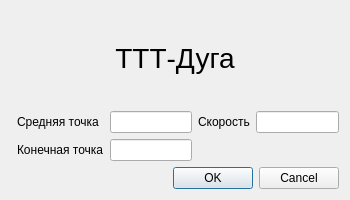
<?xml version="1.0" encoding="UTF-8"?>
<ui version="4.0">
 <class>SMLTTTArcDialog</class>
 <widget class="QDialog" name="SMLTTTArcDialog">
  <property name="geometry">
   <rect>
    <x>0</x>
    <y>0</y>
    <width>350</width>
    <height>200</height>
   </rect>
  </property>
  <property name="windowTitle">
   <string>ТТТ-Дуга</string>
  </property>
  <property name="toolTip">
   <string>&lt;html&gt;&lt;head/&gt;&lt;body&gt;&lt;p align=&quot;justify&quot;&gt;&lt;span style=&quot; font-family:'-webkit-standard'; font-size:12pt; color:#000000;&quot;&gt;Быстрая клавиша &lt;/span&gt;&lt;span style=&quot; font-family:'-webkit-standard'; font-size:12pt; color:#3300ff;&quot;&gt;Shift+2 &lt;/span&gt;&lt;span style=&quot; font-family:'-webkit-standard'; font-size:12pt; color:#000000;&quot;/&gt;&lt;span style=&quot; font-family:'-webkit-standard'; font-size:12pt; color:#000000;&quot;&gt;TTТ ДУГА [&lt;/span&gt;&lt;span style=&quot; font-family:'-webkit-standard'; font-size:12pt; font-weight:600; color:#000000;&quot;&gt;ТН, ТС, ТК,&lt;/span&gt;&lt;span style=&quot; font-family:'-webkit-standard'; font-size:12pt; color:#000000;&quot;&gt;(&lt;/span&gt;&lt;span style=&quot; font-family:'-webkit-standard'; font-size:12pt; font-style:italic; color:#000000;&quot;&gt;СКОРОСТЬ&lt;/span&gt;&lt;span style=&quot; font-family:'-webkit-standard'; font-size:12pt; color:#000000;&quot;&gt;)] &lt;/span&gt;&lt;span style=&quot; font-family:'-webkit-standard'; font-size:12pt; color:#000000;&quot;/&gt;&lt;span style=&quot; font-family:'-webkit-standard'; font-size:12pt; color:#000000;&quot;&gt;Перемещение по дуге по трем точкам в пространстве. &lt;/span&gt;&lt;span style=&quot; font-family:'-webkit-standard'; font-size:12pt; color:#000000;&quot;/&gt;&lt;span style=&quot; font-family:'-webkit-standard'; font-size:12pt; font-weight:600; color:#000000;&quot;&gt;ТН&lt;/span&gt;&lt;span style=&quot; font-family:'-webkit-standard'; font-size:12pt; color:#000000;&quot;&gt; – точка начальная. &lt;/span&gt;&lt;span style=&quot; font-family:'-webkit-standard'; font-size:12pt; color:#000000;&quot;/&gt;&lt;span style=&quot; font-family:'-webkit-standard'; font-size:12pt; font-weight:600; color:#000000;&quot;&gt;ТС&lt;/span&gt;&lt;span style=&quot; font-family:'-webkit-standard'; font-size:12pt; color:#000000;&quot;&gt; – точка средняя (любая точка на дуге). &lt;/span&gt;&lt;span style=&quot; font-family:'-webkit-standard'; font-size:12pt; color:#000000;&quot;/&gt;&lt;span style=&quot; font-family:'-webkit-standard'; font-size:12pt; font-weight:600; color:#000000;&quot;&gt;TK&lt;/span&gt;&lt;span style=&quot; font-family:'-webkit-standard'; font-size:12pt; color:#000000;&quot;&gt; – точка конечная. &lt;/span&gt;&lt;span style=&quot; font-family:'-webkit-standard'; font-size:12pt; color:#000000;&quot;/&gt;&lt;span style=&quot; font-family:'-webkit-standard'; font-size:12pt; color:#000000;&quot;&gt;Отличие этой команды от команды ТТ ДУГА, в том, что она позволяет описывать дуги в пространстве, а не только в плоскости XY. &lt;/span&gt;&lt;span style=&quot; font-family:'-webkit-standard'; font-size:12pt; color:#000000;&quot;/&gt;&lt;span style=&quot; font-family:'-webkit-standard'; font-size:12pt; color:#000000;&quot;&gt;(&lt;/span&gt;&lt;span style=&quot; font-family:'-webkit-standard'; font-size:12pt; font-style:italic; color:#000000;&quot;&gt;СКОРОСТЬ&lt;/span&gt;&lt;span style=&quot; font-family:'-webkit-standard'; font-size:12pt; color:#000000;&quot;&gt;)Скорость выполнения оператора (необязательный параметр). &lt;/span&gt;&lt;/p&gt;&lt;/body&gt;&lt;/html&gt;</string>
  </property>
  <property name="whatsThis">
   <string>&lt;html&gt;&lt;head/&gt;&lt;body&gt;&lt;p align=&quot;justify&quot;&gt;&lt;span style=&quot; font-family:'-webkit-standard'; font-size:12pt; color:#000000;&quot;&gt;Быстрая клавиша &lt;/span&gt;&lt;span style=&quot; font-family:'-webkit-standard'; font-size:12pt; color:#3300ff;&quot;&gt;Shift+2 &lt;/span&gt;&lt;span style=&quot; font-family:'-webkit-standard'; font-size:12pt; color:#000000;&quot;/&gt;&lt;span style=&quot; font-family:'-webkit-standard'; font-size:12pt; color:#000000;&quot;&gt;TTТ ДУГА [&lt;/span&gt;&lt;span style=&quot; font-family:'-webkit-standard'; font-size:12pt; font-weight:600; color:#000000;&quot;&gt;ТН, ТС, ТК,&lt;/span&gt;&lt;span style=&quot; font-family:'-webkit-standard'; font-size:12pt; color:#000000;&quot;&gt;(&lt;/span&gt;&lt;span style=&quot; font-family:'-webkit-standard'; font-size:12pt; font-style:italic; color:#000000;&quot;&gt;СКОРОСТЬ&lt;/span&gt;&lt;span style=&quot; font-family:'-webkit-standard'; font-size:12pt; color:#000000;&quot;&gt;)] &lt;/span&gt;&lt;span style=&quot; font-family:'-webkit-standard'; font-size:12pt; color:#000000;&quot;/&gt;&lt;span style=&quot; font-family:'-webkit-standard'; font-size:12pt; color:#000000;&quot;&gt;Перемещение по дуге по трем точкам в пространстве. &lt;/span&gt;&lt;span style=&quot; font-family:'-webkit-standard'; font-size:12pt; color:#000000;&quot;/&gt;&lt;span style=&quot; font-family:'-webkit-standard'; font-size:12pt; font-weight:600; color:#000000;&quot;&gt;ТН&lt;/span&gt;&lt;span style=&quot; font-family:'-webkit-standard'; font-size:12pt; color:#000000;&quot;&gt; – точка начальная. &lt;/span&gt;&lt;span style=&quot; font-family:'-webkit-standard'; font-size:12pt; color:#000000;&quot;/&gt;&lt;span style=&quot; font-family:'-webkit-standard'; font-size:12pt; font-weight:600; color:#000000;&quot;&gt;ТС&lt;/span&gt;&lt;span style=&quot; font-family:'-webkit-standard'; font-size:12pt; color:#000000;&quot;&gt; – точка средняя (любая точка на дуге). &lt;/span&gt;&lt;span style=&quot; font-family:'-webkit-standard'; font-size:12pt; color:#000000;&quot;/&gt;&lt;span style=&quot; font-family:'-webkit-standard'; font-size:12pt; font-weight:600; color:#000000;&quot;&gt;TK&lt;/span&gt;&lt;span style=&quot; font-family:'-webkit-standard'; font-size:12pt; color:#000000;&quot;&gt; – точка конечная. &lt;/span&gt;&lt;span style=&quot; font-family:'-webkit-standard'; font-size:12pt; color:#000000;&quot;/&gt;&lt;span style=&quot; font-family:'-webkit-standard'; font-size:12pt; color:#000000;&quot;&gt;Отличие этой команды от команды ТТ ДУГА, в том, что она позволяет описывать дуги в пространстве, а не только в плоскости XY. &lt;/span&gt;&lt;span style=&quot; font-family:'-webkit-standard'; font-size:12pt; color:#000000;&quot;/&gt;&lt;span style=&quot; font-family:'-webkit-standard'; font-size:12pt; color:#000000;&quot;&gt;(&lt;/span&gt;&lt;span style=&quot; font-family:'-webkit-standard'; font-size:12pt; font-style:italic; color:#000000;&quot;&gt;СКОРОСТЬ&lt;/span&gt;&lt;span style=&quot; font-family:'-webkit-standard'; font-size:12pt; color:#000000;&quot;&gt;)Скорость выполнения оператора (необязательный параметр). &lt;/span&gt;&lt;/p&gt;&lt;/body&gt;&lt;/html&gt;</string>
  </property>
  <layout class="QGridLayout" name="gridLayout">
   <item row="1" column="3">
    <widget class="QLabel" name="velocityLabel">
     <property name="text">
      <string>Скорость</string>
     </property>
    </widget>
   </item>
   <item row="1" column="4">
    <widget class="QLineEdit" name="velocityLineEdit"/>
   </item>
   <item row="3" column="2">
    <widget class="QLineEdit" name="finishPointLineEdit"/>
   </item>
   <item row="3" column="1">
    <widget class="QLabel" name="finishPointLabel">
     <property name="text">
      <string>Конечная точка</string>
     </property>
    </widget>
   </item>
   <item row="4" column="0" colspan="5">
    <widget class="QDialogButtonBox" name="buttonBox">
     <property name="orientation">
      <enum>Qt::Horizontal</enum>
     </property>
     <property name="standardButtons">
      <set>QDialogButtonBox::Cancel|QDialogButtonBox::Ok</set>
     </property>
    </widget>
   </item>
   <item row="0" column="0" colspan="5">
    <widget class="QLabel" name="titleLabel">
     <property name="font">
      <font>
       <pointsize>21</pointsize>
      </font>
     </property>
     <property name="text">
      <string>ТТТ-Дуга</string>
     </property>
     <property name="alignment">
      <set>Qt::AlignCenter</set>
     </property>
    </widget>
   </item>
   <item row="1" column="1">
    <widget class="QLabel" name="middlePointLabel">
     <property name="text">
      <string>Средняя точка</string>
     </property>
    </widget>
   </item>
   <item row="1" column="2">
    <widget class="QLineEdit" name="middlePointLineEdit"/>
   </item>
  </layout>
 </widget>
 <resources/>
 <connections>
  <connection>
   <sender>buttonBox</sender>
   <signal>accepted()</signal>
   <receiver>SMLTTTArcDialog</receiver>
   <slot>accept()</slot>
   <hints>
    <hint type="sourcelabel">
     <x>248</x>
     <y>254</y>
    </hint>
    <hint type="destinationlabel">
     <x>157</x>
     <y>274</y>
    </hint>
   </hints>
  </connection>
  <connection>
   <sender>buttonBox</sender>
   <signal>rejected()</signal>
   <receiver>SMLTTTArcDialog</receiver>
   <slot>reject()</slot>
   <hints>
    <hint type="sourcelabel">
     <x>316</x>
     <y>260</y>
    </hint>
    <hint type="destinationlabel">
     <x>286</x>
     <y>274</y>
    </hint>
   </hints>
  </connection>
 </connections>
</ui>
